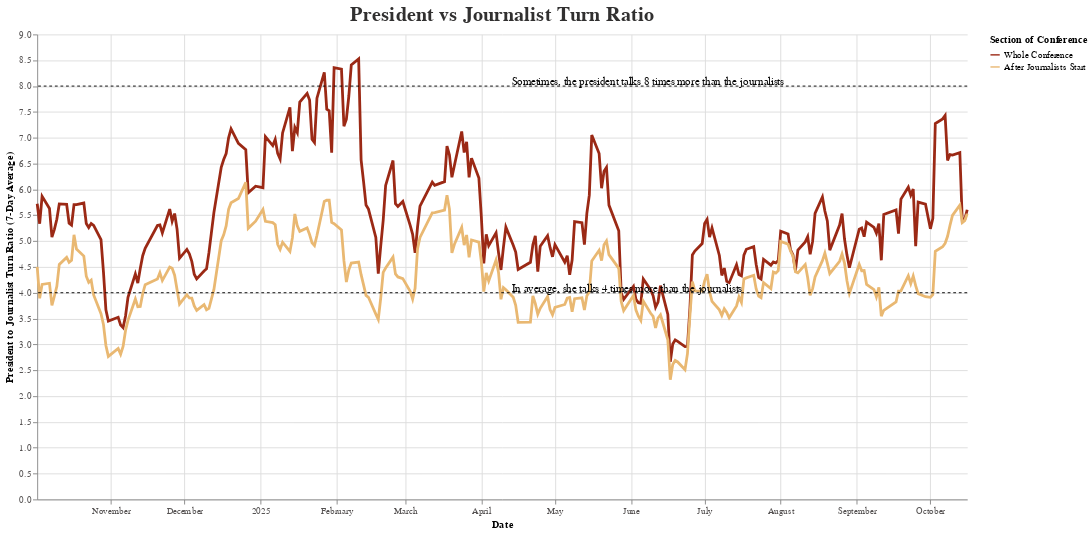

Write notebook code for a chart like this one.
### Code cell
# Step 1. Base line chart (rolling averages), by phase of conference
chart_combined = (
    alt.Chart(df_combined)
    .mark_line(strokeWidth=3)
    .encode(
        x=alt.X("date:T", title="Date"),
        y=alt.Y(
            "ratio_smooth:Q",
            title="President to Journalist Turn Ratio (7-Day Average)"
        ),
        color=alt.Color(
            "phase:N",
            title="Section of Conference",
            scale=alt.Scale(
                domain=["Whole Conference", "After Journalists Start"],
                range=[color_president, color_more]
            )
        ),
        tooltip=[
            alt.Tooltip("date:T", title="Date"),
            alt.Tooltip("phase:N", title="Section"),
            alt.Tooltip("ratio_smooth:Q", title="7-Day Avg Ratio", format=".2f")
        ]
    )
    .properties(
        title="President vs Journalist Turn Ratio",
        width=1000,
        height=500
    )
)

# Step 2. Horizontal lines at mean and max (both numbers rounded)
line_8 = alt.Chart(pd.DataFrame({"y": [8]})).mark_rule(color="black", strokeDash=[3,3]).encode(y="y:Q")
text_8 = (
    alt.Chart(pd.DataFrame({"y": [8]}))
    .mark_text(align="left", dx=10, dy=-5, color="black", fontSize=12)
    .encode(y="y:Q", text=alt.value("Sometimes, the president talks 8 times more than the journalists"))
)

line_mean = alt.Chart(pd.DataFrame({"y": [round(mean_ratio)]})).mark_rule(color="black", strokeDash=[3,3]).encode(y="y:Q")
text_mean = (
    alt.Chart(pd.DataFrame({"y": [round(mean_ratio)]}))
    .mark_text(align="left", dx=10, dy=-5, color="black", fontSize=12)
    .encode(
        y="y:Q",
        text=alt.value(f"In average, she talks {round(mean_ratio)} times more than the journalists")
    )
)

# Step 3. Combine all layers
final_chart = chart_combined + line_8 + text_8 + line_mean + text_mean

file_name = "02_turn_taking_ratio.svg"
full_path = f"{output_folder}/{file_name}"
final_chart.save(full_path)
final_chart

### Figure 1 — Vega-Lite specification as saved in the notebook (floating-point values rounded to 4 significant figures; data arrays with more than 128 entries replaced by an {"elided": "..."} marker saying what was removed)
{"config": {"title": {"fontSize": 22, "font": "Libre Franklin", "anchor": "middle", "color": "#313030"}, "axis": {"labelFont": "Libre Franklin", "titleFont": "Libre Franklin", "labelColor": "#545151"}, "view": {"strokeWidth": 0}}, "layer": [{"data": {"name": "data-cc18c693b03a3620809981255b8cb640"}, "mark": {"type": "line", "strokeWidth": 3}, "encoding": {"color": {"field": "phase", "scale": {"domain": ["Whole Conference", "After Journalists Start"], "range": ["#9B2915", "#E9B872"]}, "title": "Section of Conference", "type": "nominal"}, "tooltip": [{"field": "date", "title": "Date", "type": "temporal"}, {"field": "phase", "title": "Section", "type": "nominal"}, {"field": "ratio_smooth", "format": ".2f", "title": "7-Day Avg Ratio", "type": "quantitative"}], "x": {"field": "date", "title": "Date", "type": "temporal"}, "y": {"field": "ratio_smooth", "title": "President to Journalist Turn Ratio (7-Day Average)", "type": "quantitative"}}, "title": "President vs Journalist Turn Ratio"}, {"data": {"name": "data-750c4798bc3c91e129e96a1db9c05982"}, "mark": {"type": "rule", "color": "black", "strokeDash": [3, 3]}, "encoding": {"y": {"field": "y", "type": "quantitative"}}}, {"data": {"name": "data-750c4798bc3c91e129e96a1db9c05982"}, "mark": {"type": "text", "align": "left", "color": "black", "dx": 10, "dy": -5, "fontSize": 12}, "encoding": {"text": {"value": "Sometimes, the president talks 8 times more than the journalists"}, "y": {"field": "y", "type": "quantitative"}}}, {"data": {"name": "data-6206616af80b8ff650b22b98bebe9cdf"}, "mark": {"type": "rule", "color": "black", "strokeDash": [3, 3]}, "encoding": {"y": {"field": "y", "type": "quantitative"}}}, {"data": {"name": "data-6206616af80b8ff650b22b98bebe9cdf"}, "mark": {"type": "text", "align": "left", "color": "black", "dx": 10, "dy": -5, "fontSize": 12}, "encoding": {"text": {"value": "In average, she talks 4 times more than the journalists"}, "y": {"field": "y", "type": "quantitative"}}}], "height": 500, "width": 1000, "$schema": "https://vega.github.io/schema/vega-lite/v5.20.1.json", "datasets": {"data-cc18c693b03a3620809981255b8cb640": {"elided": "500 records"}, "data-750c4798bc3c91e129e96a1db9c05982": [{"y": 8}], "data-6206616af80b8ff650b22b98bebe9cdf": [{"y": 4}]}}
